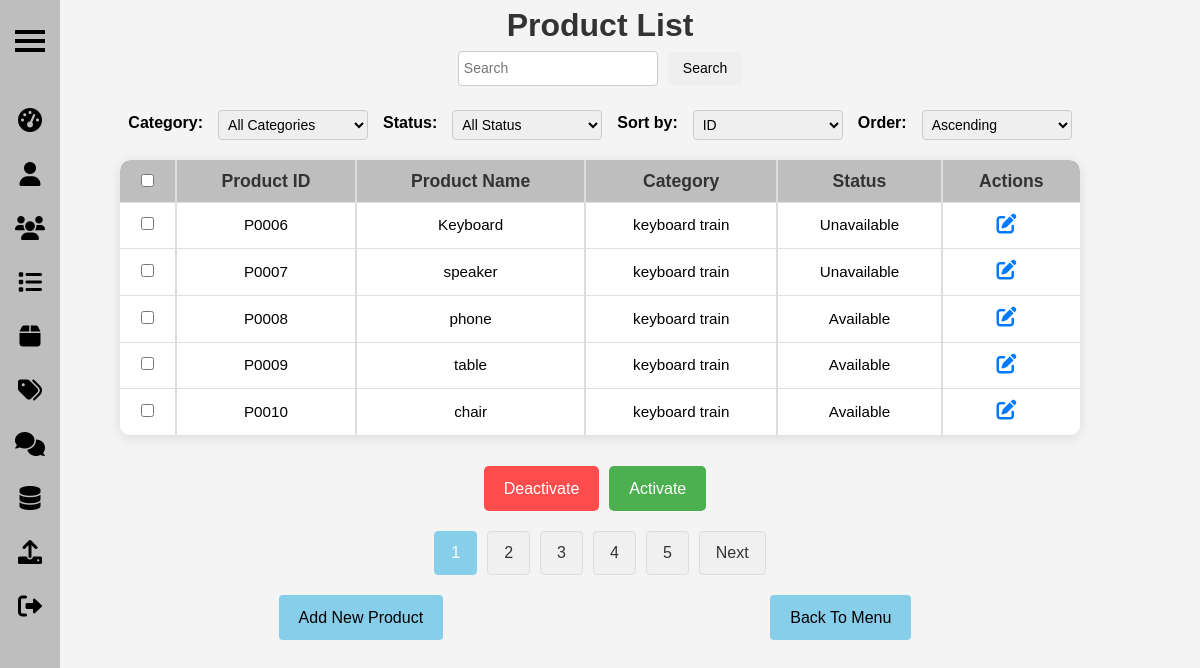
Before: /admin/productList.php (signed in) with the older database file.
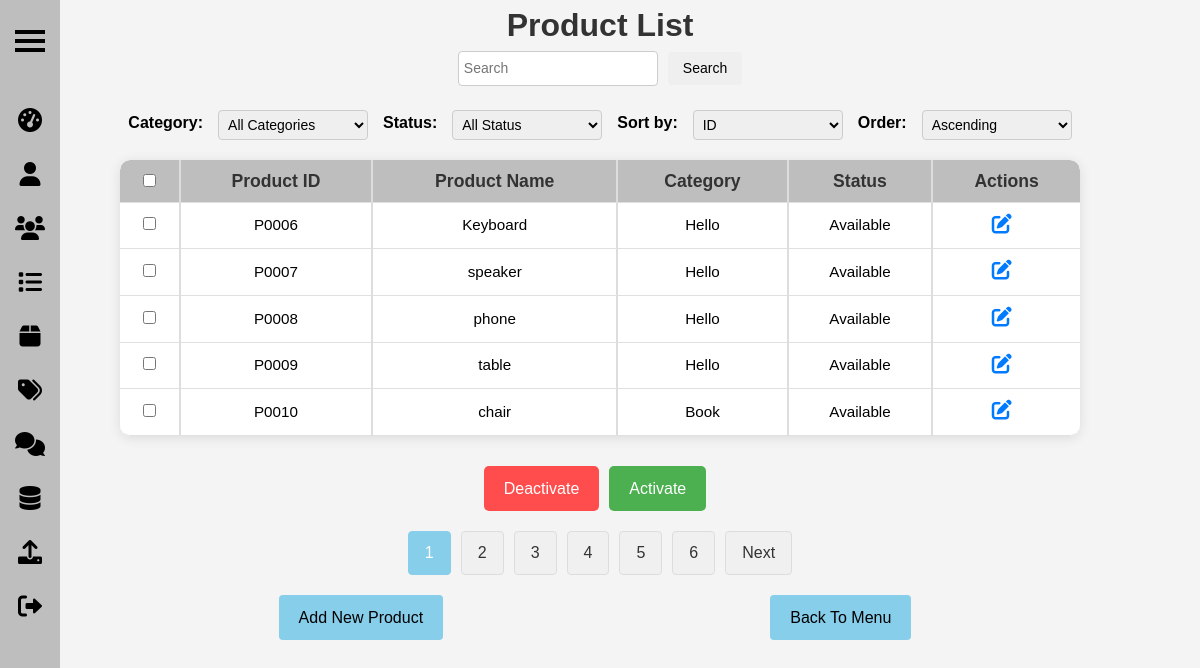
After: the same page with the newer database file.
### tables this page shows
CREATE TABLE `product` (
  `product_id` varchar(10) NOT NULL,
  `name` varchar(100) NOT NULL,
  `price` decimal(10,2) NOT NULL,
  `category_id` varchar(10) NOT NULL,
  `quantity` int(10) NOT NULL,
  `description` varchar(1000) NOT NULL,
  `weight` decimal(10,2) NOT NULL,
  `status` varchar(11) NOT NULL
);

CREATE TABLE `category` (
  `category_id` varchar(10) NOT NULL,
  `category_name` varchar(100) NOT NULL,
  `category_status` varchar(11) NOT NULL
);

### lib/SimplePager.php (called while the page is built, shortened)
<?php
class SimplePager {
    public function __construct($query, $params, $limit, $page) {
        global $_db;
        $this->limit = ctype_digit($limit) ? max($limit, 1) : $limit;
        $this->page = ctype_digit($page) ? max($page, 1) : $page;
        $q = preg_replace('/SELECT.+FROM/', 'SELECT COUNT(*) FROM', $query, 1);
        $stm = $_db->prepare($q);
        $stm->execute($params);
        $this->item_count = $stm->fetchColumn();
        $this->page_count = ceil($this->item_count / $this->limit);
        $offset = ($this->page - 1) * $this->limit;
        $stm = $_db->prepare($query . " LIMIT $offset, $this->limit");
        $stm->execute($params);
        $this->result = $stm->fetchAll();
    }
}

### admin/productList.php (the view, shortened to what the changed rows need)
<?php
include '../_base.php';
require_once '../lib/SimplePager.php';
include '../include/sidebarAdmin.php';
$search_query = isset($_GET['search']) ? trim($_GET['search']) : '';
$page = isset($_GET['page']) ? (int)$_GET['page'] : 1;
$sort_by = isset($_GET['sort_by']) ? $_GET['sort_by'] : 'product_id';
$sort_order = isset($_GET['sort_order']) ? $_GET['sort_order'] : 'ASC';
$category_filter = isset($_GET['category']) ? $_GET['category'] : '';
$status_filter = isset($_GET['status']) ? $_GET['status'] : '';
$limit = 5;
$sql = 'SELECT p.*, c.category_name, c.category_status FROM product p
LEFT JOIN category c ON p.category_id = c.category_id WHERE 1=1';
$params = [];
$sql .= " ORDER BY p.$sort_by $sort_order";
$pager = new SimplePager($sql, $params, $limit, $page);
$product = $pager->result;
$total_pages = $pager->page_count;
include '../_head.php';
?>
<link rel="stylesheet" href="../css/product.css">
<link rel="stylesheet" href="https://cdnjs.cloudflare.com/ajax/libs/font-awesome/6.0.0-beta3/css/all.min.css">
<div class="container">
    <h1>Product List</h1>
    <div class="table-wrapper">
        <form method="post" action="deactivateProduct.php" onsubmit="return checkSelection(this);">
            <?php if ($product): ?>
                <table>
                    <thead>
                        <tr>
                            <th><input type="checkbox" id="select-all"></th>
                            <th>Product ID</th>
                            <th>Product Name</th>
                            <th>Category</th>
                            <th>Status</th>
                            <th>Actions</th>
                        </tr>
                    </thead>
                    <tbody>
                        <?php foreach ($product as $p): ?>
                            <tr>
                                <td>
                                    <input type="checkbox" name="product_ids[]" value="<?= $p->product_id ?>" class="product-checkbox">
                                </td>
                                <td><?= htmlspecialchars($p->product_id) ?></td>
                                <td><?= htmlspecialchars($p->name) ?></td>
                                <td>
                                    <?= htmlspecialchars($p->category_name) ?>
                                </td>
                                <td><?= htmlspecialchars($p->status) ?></td>
                                <td class="actions">
                                    <a href="productEdit.php?product_id=<?= $p->product_id ?>" class="edit-container">
                                        <button type="button" class="edit-button">
                                            <i class="fas fa-edit"></i>
                                        </button>
                                    </a>
                                </td>
                            </tr>
                        <?php endforeach; ?>
                    </tbody>
                </table>
                <div class="pagination-container">
                    <?php for ($i = 1; $i <= $total_pages; $i++): ?>
                        <?php if ($i == $page): ?>
                            <span class="current-page"><?= $i ?></span>
                        <?php else: ?>
                            <a href="?search=<?= urlencode($search_query) ?>&page=<?= $i ?>&sort_by=<?= urlencode($sort_by) ?>&sort_order=<?= urlencode($sort_order) ?>&category=<?= urlencode($category_filter) ?>&status=<?= urlencode($status_filter) ?>" class="pagination-button"><?= $i ?></a>
                        <?php endif; ?>
                    <?php endfor; ?>
                    <?php if ($page < $total_pages): ?>
                        <a href="?search=<?= urlencode($search_query) ?>&page=<?= $page + 1 ?>&sort_by=<?= urlencode($sort_by) ?>&sort_order=<?= urlencode($sort_order) ?>&category=<?= urlencode($category_filter) ?>&status=<?= urlencode($status_filter) ?>" class="pagination-button">Next</a>
                    <?php endif; ?>
                </div>
            <?php else: ?>
                <p class="no-results">No active products available for deactivation.</p>
            <?php endif; ?>
        </form>
    </div>
</div>

Changed rows visible on the page:
changed product "Keyboard": category.category_name "keyboard train" → "Hello"; status "Unavailable" → "Available"
changed product "speaker": category.category_name "keyboard train" → "Hello"; status "Unavailable" → "Available"
changed through a linked row, product "phone": category.category_name "keyboard train" → "Hello"
changed through a linked row, product "table": category.category_name "keyboard train" → "Hello"
changed product "chair": category.category_name "keyboard train" → "Book"
Other visible differences:
new list line: "6"
